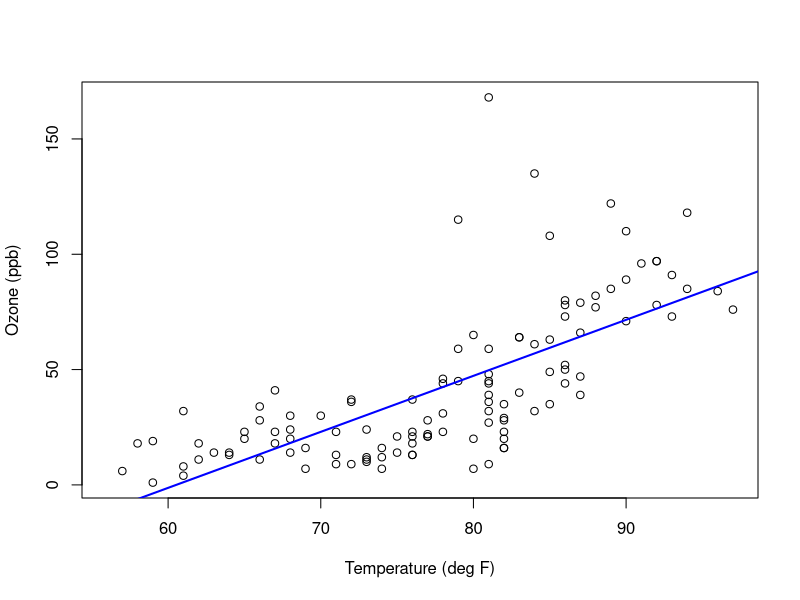

Source code (R):
## ---- chunk 1
data("airquality")
plot(airquality$Temp, airquality$Ozone, xlab="Temperature (deg F)", ylab="Ozone (ppb)")
abline(lm(Ozone ~ Temp, data=airquality), col="blue", lwd=2)
